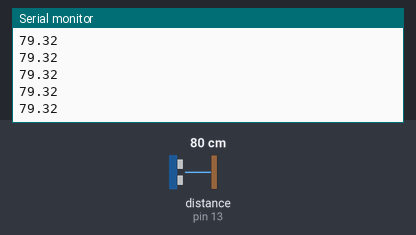
The sketch below on a simulated Arduino Uno, built with avr-gcc and run on an emulated ATmega328P. Parts: the last lines printed to the serial monitor. Wiring (inferred from the names in the program): ultrasonic range finder: trigger pin 11; echo pin 13. Inputs (shaded band) come from the test bench; at power-on: distance to the obstacle (sensor on pin 13) 80 cm. The echo pulse lasts 58.3 µs per cm.

Above: at 1.2 s.
1.3 s: distance to the obstacle (sensor on pin 13) set to 2 cm
At 1.38 s:
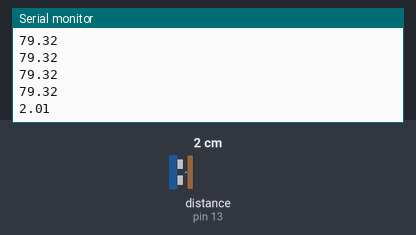
2.8 s: distance to the obstacle (sensor on pin 13) set to 4 cm
At 2.89 s:
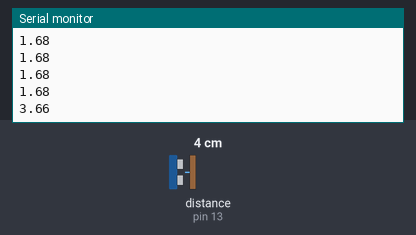
Timing chart, 0 to 5.8 s (numbered marks = the images above; inputs shaded):
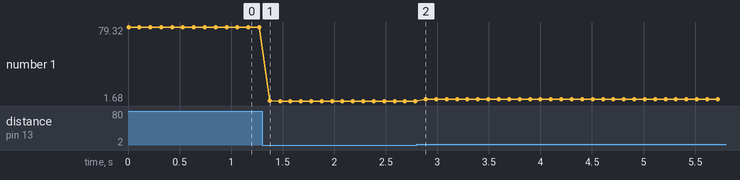

The sketch:

sketch_jan18a.ino
```cpp
// Pin definitions
int buttonPin = A0;
int lightSensorPin = A2;

const int trigPin = 11;  // TRIG pin connected to D11
const int echoPin = 13;  // ECHO pin connected to D13

void setup() {
  // Initialize serial communication
  Serial.begin(9600);

  // Set button pin mode with pull-up resistor
  pinMode(buttonPin, INPUT_PULLUP);

  pinMode(trigPin, OUTPUT);
  pinMode(echoPin, INPUT);

  // Light sensor does not need pinMode setup since it will be read using analogRead
}

void loop() {
  // // Read the button state (digital)
  // int buttonState = digitalRead(buttonPin);

  // // Read the light sensor value (analog)
  // int lightSensorValue = analogRead(lightSensorPin);

  // // Print the button state and light sensor value
  // Serial.print("Button State: ");
  // Serial.print(buttonState);  // Prints 0 (pressed) or 1 (not pressed)
  // Serial.print(" | Light Sensor Value: ");
  // Serial.println(lightSensorValue);  // Prints analog value (0-1023)

  // // Small delay for readability
  // delay(100);

  // Send a 10-microsecond pulse to TRIG
  digitalWrite(trigPin, LOW);
  delayMicroseconds(2);
  digitalWrite(trigPin, HIGH);
  delayMicroseconds(10);
  digitalWrite(trigPin, LOW);

  // Measure the duration of the ECHO pulse
  long duration = pulseIn(echoPin, HIGH);

  // Calculate the distance in centimeters
  float distance = duration * 0.034 / 2;

  // Print the distance
  // Serial.print("Distance: ");
  Serial.println(distance);
  // Serial.println(" cm");

  // Delay before the next reading
  delay(100);
}
```

Measured:
- after the input at 1.3 s, the serial monitor: prints a new line after 0.07 s (image 1)
- after the input at 2.8 s, the serial monitor: prints a new line after 0.09 s (image 2)
- plotted number 1: 79.32 → 1.68 after the input at 1.3 s, 1.68 → 3.66 after the input at 2.8 s
